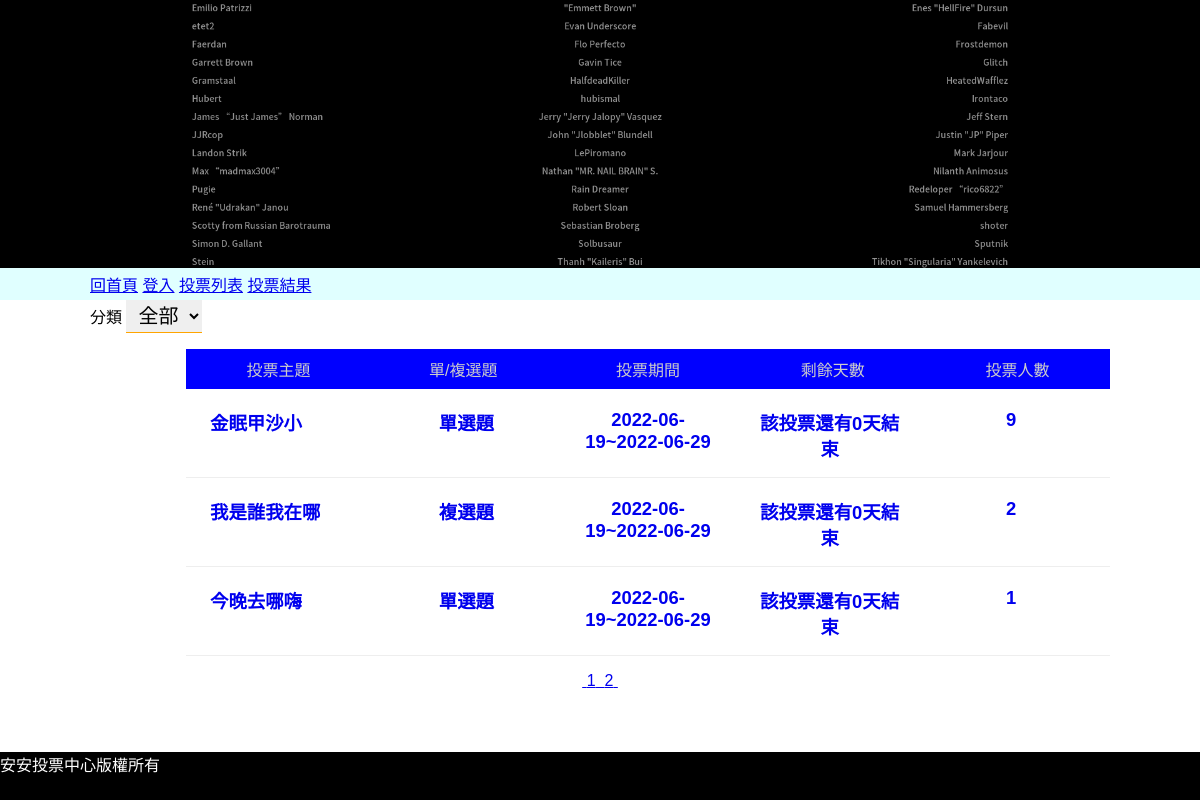
/?p=1, run on the app's committed database.
### tables this page shows
CREATE TABLE `subjects` (
  `id` int(11) UNSIGNED NOT NULL,
  `subject` varchar(128) NOT NULL,
  `type_id` int(11) NOT NULL,
  `multiple` tinyint(1) NOT NULL DEFAULT 0,
  `mulit_limit` tinyint(2) NOT NULL DEFAULT 1,
  `start` date NOT NULL,
  `end` date NOT NULL,
  `total` int(11) UNSIGNED NOT NULL DEFAULT 0
);

### api/base.php (called while the page is built, shortened)
<?php
function pdo(){
    $dsn="mysql:host=localhost;charset=utf8;dbname=s1110103";
    return new PDO($dsn,'s1110103','s1110103');
}
function all($table,...$arg){
    $pdo=pdo();
    $sql="SELECT * FROM $table ";
    switch(count($arg)){
        case 2:
            if(!empty($arg[0])){
                foreach($arg[0] as $key => $value){
                    $tmp[]="`$key`='$value'";
                }
                $sql.=" WHERE ". implode(" AND " ,$tmp) . $arg[1];
            }else{
                $sql.=$arg[1];
            }
        break;
        }
        return $pdo->query($sql)->fetchAll(PDO::FETCH_ASSOC);
    }
function math($table,$math,$col,...$arg){
    $pdo=pdo();
    $sql="SELECT $math(`$col`) FROM $table ";
        return $pdo->query($sql)->fetchColumn();
    }
?>

### front/vote_list.php (the view, shortened to what this page needs)
<?php
$p="";
if(isset($_GET['p'])){
    $p="&p=".$_GET['p'];
}
$queryStr="";
$queryfilter="";
?>
    <div>
        <label for="types">分類</label>
        <select name="types" id="types" onchange="location.href=`?filter=${this.value}<?=$p;?><?=$queryStr;?>`">
                <option value="0">全部</option>
        </select>
    </div>
<div>
                <ul class='list'>
                    <li class='list-header'>
                        <div>投票主題</div>
                        <?php
                        if(isset($_GET['type']) && $_GET['type']=='asc'){
                        ?>
                        <div><a href="?order=multiple&type=desc<?=$p;?><?=$queryfilter;?>">單/複選題</a></div>
                        <?php
                        }else{
                        ?>
                        <div><a href="?order=multiple&type=asc<?=$p;?><?=$queryfilter;?>">單/複選題</a></div>
                        <?php
                        }
                        ?>
                        <?php
                        if(isset($_GET['type']) && $_GET['type']=='asc'){
                        ?>
                        <div><a href="?order=end&type=desc<?=$p;?><?=$queryfilter;?>">投票期間</a></div>
                        <?php
                        }else{
                        ?>
                        <div><a href="?order=end&type=asc<?=$p;?><?=$queryfilter;?>">投票期間</a></div>
                        <?php
                        }
                        ?>
                        <?php
                        if(isset($_GET['type']) && $_GET['type']=='asc'){
                        ?>
                        <div><a href="?order=remain&type=desc<?=$p;?><?=$queryfilter;?>">剩餘天數</a></div>
                        <?php
                        }else{
                        ?>
                        <div><a href="?order=remain&type=asc<?=$p;?><?=$queryfilter;?>">剩餘天數</a></div>
                        <?php
                        }
                        ?>
                        <?php
                        if(isset($_GET['type']) && $_GET['type']=='asc'){
                        ?>
                        <div><a href='?order=total&type=desc<?=$p;?><?=$queryfilter;?>'>投票人數</a></div>
                        <?php
                        }else{
                        ?>
                        <div><a href='?order=total&type=asc<?=$p;?><?=$queryfilter;?>'>投票人數</a></div>
                        <?php
                        }
                        ?>
                    </li>
                <?php
                    $orderStr='';
                        $filter=[];
                        $total=math('subjects','count','id',$filter);
                        $div=3;
                        $pages=ceil($total/$div);
                        $now=isset($_GET['p'])?$_GET['p']:1;
                        $start=($now-1)*$div;
                        $page_rows=" limit $start,$div";
                    $subjects=all('subjects',$filter,$orderStr . $page_rows);
                    foreach($subjects as $subject){
                        echo "<a href='?do=vote_result&id={$subject['id']}'>";
                        echo "<li class='list-items'>";
                        echo "<div>{$subject['subject']}</div>";
                        if($subject['multiple']==0){
                            echo "<div class='text-center'>單選題</div>";
                        }else{
                            echo "<div class='text-center'>複選題</div>";
                        }
                        echo "<div class='text-center'>";
                        echo $subject['start']."~".$subject['end'];
                        echo "</div>";
                        echo "<div class='text-center'>";
                            $today=strtotime("now");
                            $end=strtotime($subject['end']);
                            if(($end-$today)>0){
                                $remain=floor(($end-$today)/(60*60*24));
                                echo "該投票還有".$remain."天結束";
                            }else{
                                echo "<span style='color:grey'>該投票已結束</span>";
                            }
                        echo "</div>";
                        echo "<div class='text-center'>{$subject['total']}</div>";
                        echo "</li>";
                        echo "</a>";
                    }
                ?>
                </ul>
                <div class="text-center">
                    <?php
                if($pages > 1){
                    for($i=1; $i<=$pages; $i++){
                        echo "<a href='?p={$i}{$queryStr}{$queryfilter}'>&nbsp;";
                        echo $i;
                        echo "&nbsp;</a>";
                    }
                }
                    ?>
                </div>
            </div>

### css/basic.css (style rules this page uses)
* { margin: 0; padding: 0; list-style-type: none; box-sizing: border-box; font-family: Arial, Helvetica, sans-serif; }
.text-center { text-align: center; }

### css/front.css (style rules this page uses)
ul { margin: 1rem 0 1rem 6rem; }
.list-header { display: flex; justify-content: space-evenly; text-align: center; }
.list a { text-decoration: none; }
.list-header div { width: calc(100% / 5); padding: 0.5rem 1rem; background: blue; color: #ccc; }
.list-header div a { color: #ccc; }
.list-items div { width: calc(100% / 5); padding: 0.5rem 1rem; }
.list-items { display: flex; justify-content: space-evenly; padding:0.5rem; margin:0.25rem 0; border-bottom: 1px solid #eee; font-weight: bold; font-size: 1.15rem; }
#types { padding: 0.25rem 0.5rem; font-size: 1.25rem; border:0; border-bottom:1px solid orange ; }

### data on the page
subjects: subject "金眠甲沙小", multiple "單選題", start "2022-06-19", end "2022-06-29", total "9"
subjects: subject "我是誰我在哪", multiple "複選題", start "2022-06-19", end "2022-06-29", total "2"
subjects: subject "今晚去哪嗨", multiple "單選題", start "2022-06-19", end "2022-06-29", total "1"
